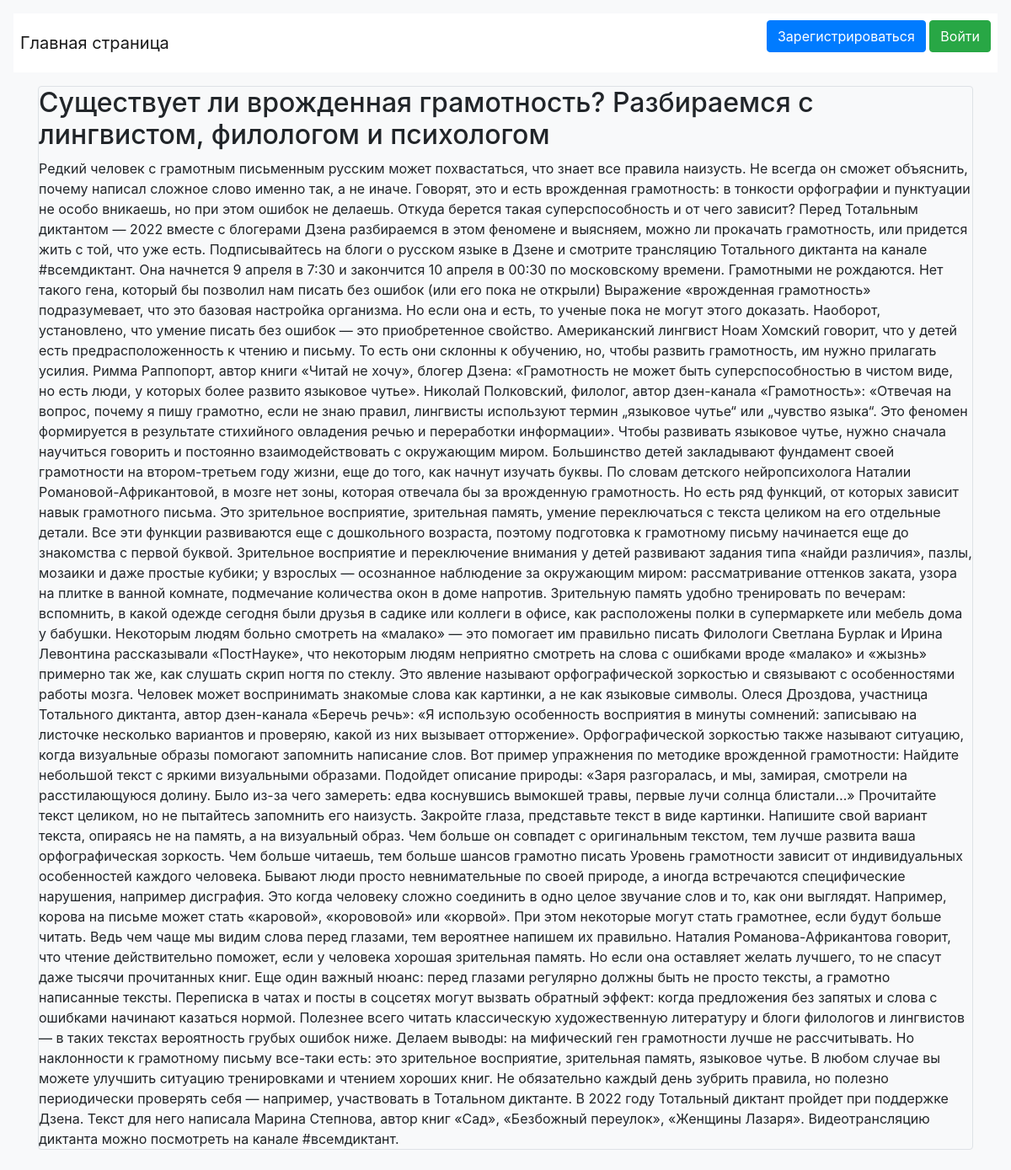
The page /news/1/ on the database its author committed.
### data/news.py (models this page shows)
class News(SqlAlchemyBase):  # класс постов
    __tablename__ = 'news'
    id = sqlalchemy.Column(sqlalchemy.Integer,
                           primary_key=True, autoincrement=True)
    title = sqlalchemy.Column(sqlalchemy.String, nullable=True)
    content = sqlalchemy.Column(sqlalchemy.String, nullable=True)
    created_date = sqlalchemy.Column(sqlalchemy.DateTime,
                                     default=datetime.datetime.now)
    is_private = sqlalchemy.Column(sqlalchemy.Boolean, default=True)
    user_id = sqlalchemy.Column(sqlalchemy.Integer,
                                sqlalchemy.ForeignKey("users.id"))
    user = orm.relation('User')

### main.py (the view)
@app.route('/news/<int:id>/', methods=['GET', 'POST'])  # просмотр поста
def view(id):
    db_sess = db_session.create_session()
    news = db_sess.query(News).filter(News.id == id).first()
    return render_template('view.html', news=news)

### data/db_session.py (called while the page is built)
def create_session() -> Session:
    global __factory
    return __factory()

### templates/view.html
{% extends "base.html" %}
{% block content %}
<div class="col-md6 border rounded">
    <h2>{{news.title}}</h2>
    <div>
        {{news.content}}
    </div>
</div>
{% endblock %}

### rows shown on the page
News: title "Существует ли врожденная грамотность? Разбираемся с лингвистом, филологом и психологом", content "Редкий человек с грамотным письменным русским может похвастаться, что знает все правила наизусть. Не всегда он сможет объяснить, почему написал сложное слово именно так, а не иначе. Говорят, это и есть врожденная грамотность: в тонкости орфографии и пунктуации не особо вникаешь, но при этом ошибок не делаешь. Откуда берется такая суперспособность и от чего зависит? Перед Тотальным диктантом — 2022 вместе с блогерами Дзена разбираемся в этом феномене и выясняем, можно ли прокачать грамотность, или придется жить с той, что уже есть. Подписывайтесь на блоги о русском языке в Дзене и смотрите трансляцию Тотального диктанта на канале #всемдиктант. Она начнется 9 апреля в 7:30 и закончится 10…"
